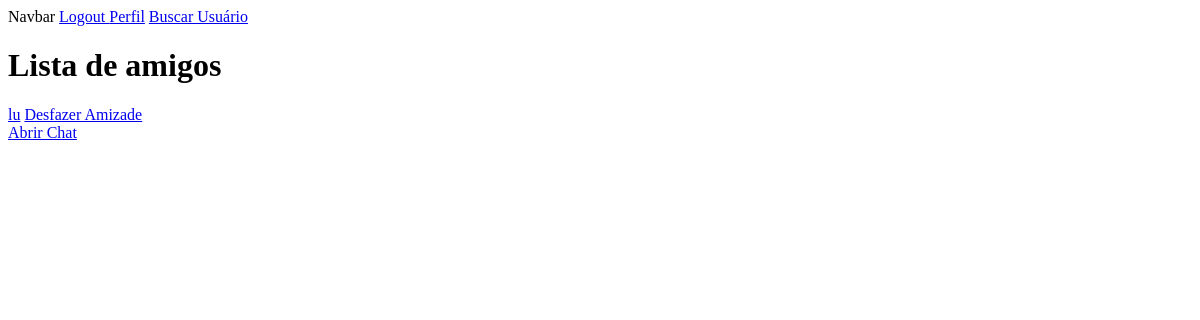
The app's page /SistAmizade/listar_amigos/ (signed in), older data.
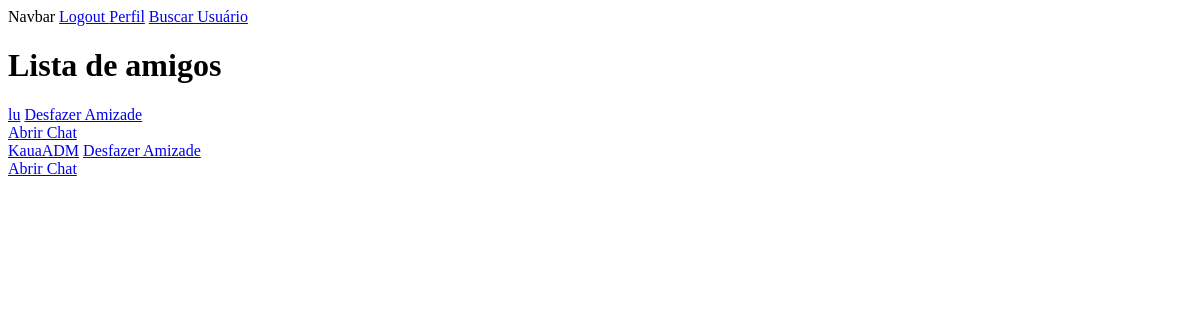
The same page, newer data.
### SistAmizade/models.py (models this page shows, shortened)
class Amigo(models.Model):
    usuario = models.ForeignKey(User, related_name='amigos', on_delete=models.CASCADE)
    amigo = models.ForeignKey(User, related_name='amigos_de', on_delete=models.CASCADE)
    data_criacao = models.DateTimeField(auto_now_add=True)
    slug = models.SlugField(max_length=255, default=None)
    fotoConta = models.FileField(max_length=200, default="Indefinido")
    nomeAmigo = models.CharField(max_length=200, default='None')
    class Meta:
        unique_together = ('usuario', 'amigo')

### SistAmizade/views.py (the view)
# urls.py: path('listar_amigos/', views.listar_amigos, name='listar_amigos'),
def listar_amigos(request):
    amigos = Amigo.objects.filter(usuario=request.user)
    return render(request, 'listar_amigos.html', {'amigos': amigos})

### SistAmizade/templates/listar_amigos.html
{% extends 'principal/base.html' %}
{%block conteudo%}
<h1>Lista de amigos</h1>
{% for amigo in amigos %}
<a href="{% url 'exibir_perfil' perfil_slug=amigo.slug %}">{{ amigo.amigo.username }}</a> <a href="{% url 'remover_amigo' amigo.amigo.id %}">Desfazer Amizade</a><br>
    <a href="{% url 'Abrir_chat_privado' amigo.amigo.id %}">Abrir Chat</a><br>
{% endfor %}
{%endblock conteudo%}

Row changes from the older to the newer data that the page shows:
added Amigo: amigo.username "KauaADM"
